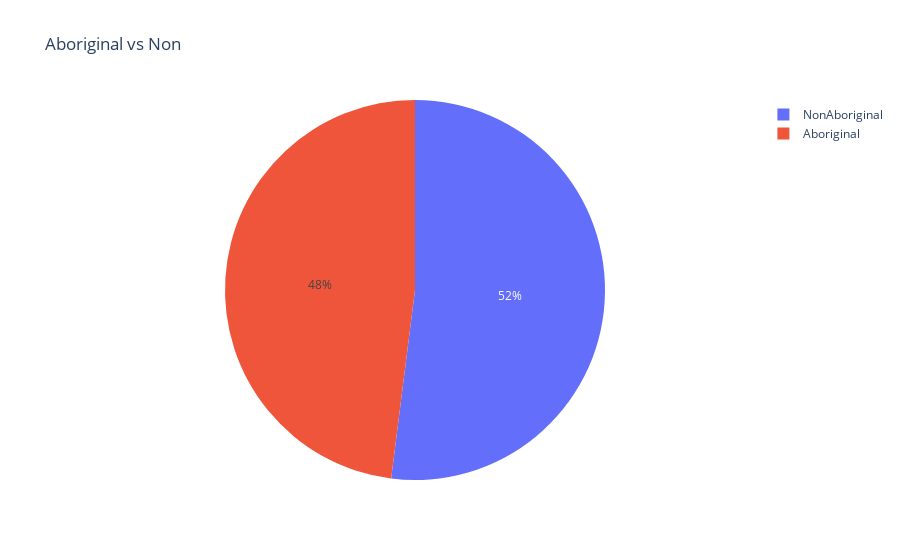

Here is the notebook cell this chart was saved with:
### Code cell
fig4 = px.pie(data6, values='count',names='indigenous_status',title='Aboriginal vs Non')
fig4

### Figure 1 — Plotly figure (JSON) as saved in the notebook; plotly's stock layout.template omitted (floating-point values rounded to 4 significant figures; data arrays with more than 128 entries replaced by an {"elided": "..."} marker saying what was removed)
{"data": [{"domain": {"x": [0, 1], "y": [0, 1]}, "hovertemplate": "indigenous_status=%{label}<br>count=%{value}<extra></extra>", "labels": {"elided": "180 str values"}, "legendgroup": "", "name": "", "showlegend": true, "type": "pie", "values": {"elided": "180 int values"}}], "layout": {"legend": {"tracegroupgap": 0}, "title": {"text": "Aboriginal vs Non"}}}
